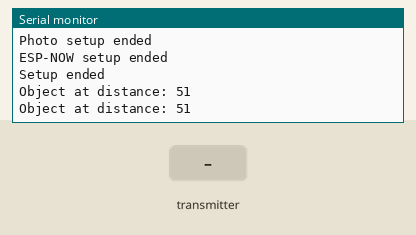
This sketch was run on a simulated ESP32. On the bench: the last lines printed to the serial monitor. The test bench sets the inputs (shaded band). Storage starts empty; EEPROM starts erased; the camera gives no picture.

Above: at 2.0 s.
2.1 s: the transmitter starts sending distance_cm = 0
At 3.2 s:
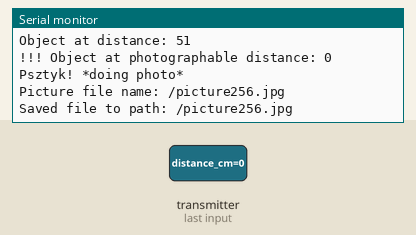
4.3 s: the transmitter starts sending distance_cm = 1024
At 5.7 s:
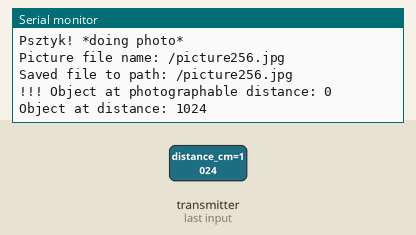

The sketch:

esp_now_master_with_photo_to_sd_card.ino
```cpp
#include "esp_camera.h"
#include "Arduino.h"
#include "FS.h"                // SD Card ESP32
#include "SD_MMC.h"            // SD Card ESP32
#include "soc/soc.h"           // Disable brownour problems
#include "soc/rtc_cntl_reg.h"  // Disable brownour problems
#include "driver/rtc_io.h"
#include <EEPROM.h>            // read and write from flash memory

//esp-now stuff
#include <WiFi.h>
#include <esp_now.h>

// define the number of bytes you want to access
#define EEPROM_SIZE 1

// Pin definition for CAMERA_MODEL_AI_THINKER
#define PWDN_GPIO_NUM     32
#define RESET_GPIO_NUM    -1
#define XCLK_GPIO_NUM      0
#define SIOD_GPIO_NUM     26
#define SIOC_GPIO_NUM     27

#define Y9_GPIO_NUM       35
#define Y8_GPIO_NUM       34
#define Y7_GPIO_NUM       39
#define Y6_GPIO_NUM       36
#define Y5_GPIO_NUM       21
#define Y4_GPIO_NUM       19
#define Y3_GPIO_NUM       18
#define Y2_GPIO_NUM        5
#define VSYNC_GPIO_NUM    25
#define HREF_GPIO_NUM     23
#define PCLK_GPIO_NUM     22

int pictureNumber = 0;

uint8_t broadcastAddress[] = {0x24, 0x6F, 0x28, 0x97, 0x26, 0x60};

uint8_t distance_point_cm = 50;

unsigned int actual_distance_cm = distance_point_cm + 1 ;
bool isPhotographed = false;

typedef struct struct_message {
  unsigned int distance_cm;
} struct_message;

void OnDataRecv(const uint8_t * mac, const uint8_t *incomingData, int len) {
  struct_message incoming;
  memcpy(&incoming, incomingData, sizeof(incoming));

  actual_distance_cm = incoming.distance_cm;
}

void takeAPicture() {
  camera_fb_t * fb = NULL;

  // Take Picture with Camera
  fb = esp_camera_fb_get();
  if(!fb) {
    Serial.println("Camera capture failed");
    return;
  }
  // initialize EEPROM with predefined size
  EEPROM.begin(EEPROM_SIZE);
  pictureNumber = EEPROM.read(0) + 1;

  // Path where new picture will be saved in SD Card
  String path = "/picture" + String(pictureNumber) +".jpg";

  fs::FS &fs = SD_MMC;
  Serial.printf("Picture file name: %s\n", path.c_str());

  File file = fs.open(path.c_str(), FILE_WRITE);
  if(!file){
    Serial.println("Failed to open file in writing mode");
  }
  else {
    file.write(fb->buf, fb->len); // payload (image), payload length
    Serial.printf("Saved file to path: %s\n", path.c_str());
    EEPROM.write(0, pictureNumber);
    EEPROM.commit();
  }
  file.close();
  esp_camera_fb_return(fb);
}

void setup() {
  WRITE_PERI_REG(RTC_CNTL_BROWN_OUT_REG, 0); //disable brownout detector

  Serial.begin(115200);
  //Serial.setDebugOutput(true);
  //Serial.println();

  pinMode(4, INPUT);
  digitalWrite(4, LOW);
  rtc_gpio_hold_dis(GPIO_NUM_4);

  camera_config_t config;
  config.ledc_channel = LEDC_CHANNEL_0;
  config.ledc_timer = LEDC_TIMER_0;
  config.pin_d0 = Y2_GPIO_NUM;
  config.pin_d1 = Y3_GPIO_NUM;
  config.pin_d2 = Y4_GPIO_NUM;
  config.pin_d3 = Y5_GPIO_NUM;
  config.pin_d4 = Y6_GPIO_NUM;
  config.pin_d5 = Y7_GPIO_NUM;
  config.pin_d6 = Y8_GPIO_NUM;
  config.pin_d7 = Y9_GPIO_NUM;
  config.pin_xclk = XCLK_GPIO_NUM;
  config.pin_pclk = PCLK_GPIO_NUM;
  config.pin_vsync = VSYNC_GPIO_NUM;
  config.pin_href = HREF_GPIO_NUM;
  config.pin_sscb_sda = SIOD_GPIO_NUM;
  config.pin_sscb_scl = SIOC_GPIO_NUM;
  config.pin_pwdn = PWDN_GPIO_NUM;
  config.pin_reset = RESET_GPIO_NUM;
  config.xclk_freq_hz = 20000000;
  config.pixel_format = PIXFORMAT_JPEG;

  if(psramFound()){
    config.frame_size = FRAMESIZE_UXGA; // FRAMESIZE_ + QVGA|CIF|VGA|SVGA|XGA|SXGA|UXGA
    config.jpeg_quality = 10;
    config.fb_count = 2;
  } else {
    config.frame_size = FRAMESIZE_SVGA;
    config.jpeg_quality = 12;
    config.fb_count = 1;
  }

  // Init Camera
  esp_err_t err = esp_camera_init(&config);
  if (err != ESP_OK) {
    Serial.printf("Camera init failed with error 0x%x", err);
    return;
  }

  //Serial.println("Starting SD Card");
  if(!SD_MMC.begin()){
    Serial.println("SD Card Mount Failed");
    return;
  }

  uint8_t cardType = SD_MMC.cardType();
  if(cardType == CARD_NONE){
    Serial.println("No SD Card attached");
    return;
  }

  Serial.println("Photo setup ended");

  WiFi.mode(WIFI_STA);

  if(esp_now_init() != ESP_OK) {
    Serial.println("Error initializing ESP-NOW");
    return;
  }

  esp_now_peer_info_t peerInfo;
  memcpy(peerInfo.peer_addr, broadcastAddress, 6);
  peerInfo.channel = 0;
  peerInfo.encrypt = false;

  if (esp_now_add_peer(&peerInfo) != ESP_OK) {
    Serial.println("Failed to add peer");
    return;
  }

  esp_now_register_recv_cb(OnDataRecv);

  Serial.println("ESP-NOW setup ended");

  delay(500);
  Serial.println("Setup ended");
}

void loop() {
  if (actual_distance_cm < distance_point_cm) {
    Serial.print("!!! Object at photographable distance: ");
    Serial.println(actual_distance_cm);
    if (!isPhotographed) {
      Serial.println("Psztyk! *doing photo*");
      takeAPicture();
      isPhotographed = true;
    }
  } else {
    Serial.print("Object at distance: ");
    Serial.println(actual_distance_cm);
    isPhotographed = false;
  }

  delay(1000);
}
```

Measured:
- after the input at 2.1 s, the serial monitor: prints a new line after 0.72 s (image 1)
- after the input at 4.3 s, the serial monitor: prints a new line after 0.60 s (image 2)
